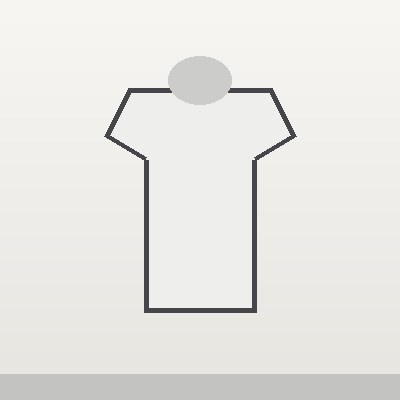
#> input picture samples/photos/s001.jpg, 400 x 400 px
$ python -i fix_colors.py   (imports and definitions only)
#> lines starting #> are read from the running program, lines starting #| are printed output that depends on the picture
# -*- coding: utf-8 -*-
"""用图片主色校正衣橱单品的 color 字段与名字前缀。

背景：电商标题里很多不带颜色词（001_男装夏季新款T恤...），
import_photos.infer 缺省填「黑」，结果 2000 件里大半是黑，
推荐配色直接退化成全黑，也让名字（黑短袖T恤）与实物不符。

做法：抠掉近白背景后取前三个量化色簇的平均色，按 HSV 归到中文色名。
只改 color 与名字前缀，不动 clo/正式度——那两个是文件名规则更靠谱的维度。
"""
import colorsys
import json
import os
import re
import sys
from collections import Counter

from PIL import Image

BASE_DIR = os.path.dirname(os.path.dirname(os.path.abspath(__file__)))
sys.path.insert(0, BASE_DIR)
from tools import import_photos as IP  # noqa: E402

PHOTO_DIR = os.path.join(BASE_DIR, "wardrobe", "photos")


def _bg_colors(im):
    """边缘出现频率 ≥2% 的量化颜色，视为背景候选（渐变底也能覆盖）。"""
    w, h = im.size
    edge = []
    for x in range(w):
        edge.append(im.getpixel((x, 0)))
        edge.append(im.getpixel((x, h - 1)))
    for y in range(h):
        edge.append(im.getpixel((0, y)))
        edge.append(im.getpixel((w - 1, y)))
    c = Counter((p[0] // 24, p[1] // 24, p[2] // 24) for p in edge)
    n = len(edge)
    return {b for b, cnt in c.items() if cnt >= n * 0.02}


def dominant_rgb(path):
    """返回主体主色（单个色簇的均值）；失败返回 None。

    两条实测教训：
    1) 只取一个簇而不是几个簇求平均——粉色 polo 配白领、红鞋配白鞋底时，
       平均会把饱和度稀释成米白／浅灰；
    2) 影棚图不一定纯白底，还有浅灰底、蓝天渐变底。只剔白底会让背景
       反成主色（PUMA 红鞋被判浅灰、深色运动裤被判浅蓝）。
       所以取中心 70% 区域判色，并剔除边缘高频色。
    """
#> called with path = '../samples/photos/s001.jpg'
    try:
        with Image.open(path) as im:
#> im is the input picture: PIL image 400x400 RGB; mean R, G, B 231.6, 230.9, 227.4
            im = im.convert("RGB")
            im.thumbnail((96, 96), Image.LANCZOS)
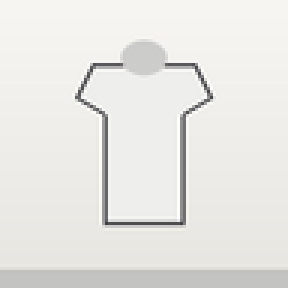
#> im: PIL image 96x96 RGB (shown 3 times larger); mean R, G, B 231.6, 230.9, 227.4
            bg_bins = _bg_colors(im)
#> after the loop in _bg_colors, `for x in range(w):`: edge = 192 items, first 6: (246, 245, 241), (195, 195, 193), (246, 245, 241), (195, 195, 193), (246, 245, 241), (195, 195, 193)
#> after the loop in _bg_colors, `for y in range(h):`: edge = 384 items, first 6: (246, 245, 241), (195, 195, 193), (246, 245, 241), (195, 195, 193), (246, 245, 241), (195, 195, 193)
#> in _bg_colors, `c = Counter((p[0] // 24, p[1] // 24, p[2] // 24) for p in edge)`: c = {(10, 10, 10): 120, (8, 8, 8): 106, (10, 10, 9): 44, (10, 9, 9): 10, (9, 9, 9): 102, (8, 8, 7): 2}
#> in _bg_colors, `n = len(edge)`: n = 384
#> bg_bins = 5 items
            w, h = im.size
#> w = 96; h = 96
            box = (int(w * 0.15), int(h * 0.15), int(w * 0.85), int(h * 0.85))
#> box = (14, 14, 81, 81)
            center = im.crop(box)
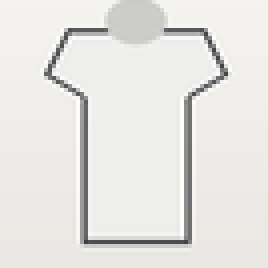
#> center: PIL image 67x67 RGB (shown 4 times larger); mean R, G, B 229.7, 229, 226
            px = list(center.getdata())
#> px = 4489 items, first 6: (244, 243, 239), (244, 243, 239), (244, 243, 239), (244, 243, 239), (244, 243, 239), (244, 243, 239)
    except Exception:
        return None

    fg = [p for p in px
          if (p[0] // 24, p[1] // 24, p[2] // 24) not in bg_bins
          and not (min(p) > 243 and max(p) - min(p) < 8)]
#> fg = 288 items, first 6: (217, 217, 215), (217, 217, 215), (218, 218, 215), (218, 218, 215), (216, 215, 214), (216, 215, 212)
    if len(fg) < len(px) * 0.10:
        fg = px          # 中心几乎全是背景 → 整幅都算（例如商品很小）
#> fg has the same summary as px
    if not fg:
        return None
    bins = Counter((r // 24, g // 24, b // 24) for r, g, b in fg)
#> bins = 20 items
    total = len(fg)
#> total = 4489
    best, best_score = None, -1.0
    for b, cnt in bins.items():
        if cnt < total * 0.06:
            continue
        rr, gg, bb = [(c * 24 + 12) / 255.0 for c in b]
        _h, s, _v = colorsys.rgb_to_hsv(rr, gg, bb)
        score = cnt * (0.35 + s)
        if score > best_score:
            best, best_score = b, score
#> this loop made 20 passes
#> (cnt, rr, gg, bb, s, score, best, best_score) on passes 1, 3: (644, 0.988, 0.988, 0.894, 0.0952, 286.7, (10, 10, 9), 286.7), (2978, 0.894, 0.894, 0.894, 0, 1042.3, (9, 9, 9), 1042.3)
#> (b, cnt) on passes 4 to 9: ((8, 8, 8), 167), ((9, 9, 8), 4), ((9, 8, 8), 2), ((10, 9, 9), 140), ((7, 7, 7), 30), ((3, 3, 3), 60)
#> after the loop, best_score = 1042.3
    if best is None:
        best = bins.most_common(1)[0][0]
    sel = [p for p in fg if (p[0] // 24, p[1] // 24, p[2] // 24) == best]
#> sel = 2978 items, first 6: (228, 229, 226), (229, 228, 227), (231, 231, 228), (231, 231, 228), (227, 226, 223), (227, 226, 225)
    n = len(sel)
#> n = 2978
    return (sum(p[0] for p in sel) / n, sum(p[1] for p in sel) / n, sum(p[2] for p in sel) / n)


# [122 lines left out: functions name_of_color, strip_color, main, not called in this run]


# [2 lines not run here, left out]

>>> result = dominant_rgb('../samples/photos/s001.jpg')
#> result = (236.3, 235.7, 232.4)

$ run again, on samples/photos/s010.jpg
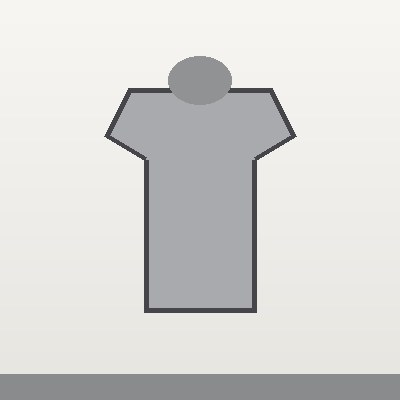
#> input picture samples/photos/s010.jpg, 400 x 400 px
#> in dominant_rgb, im is the input picture: PIL image 400x400 RGB; mean R, G, B 216.2, 215.7, 213.5
#> in dominant_rgb, `im.thumbnail((96, 96), Image.LANCZOS)`:
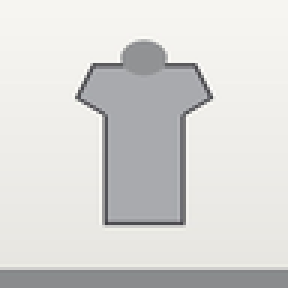
#> im: PIL image 96x96 RGB (shown 3 times larger); mean R, G, B 216.2, 215.7, 213.5
#> after the loop in _bg_colors, `for x in range(w):`: edge = 192 items, first 6: (246, 245, 241), (138, 139, 141), (246, 245, 241), (138, 139, 141), (246, 245, 241), (138, 139, 141)
#> after the loop in _bg_colors, `for y in range(h):`: edge = 384 items, first 6: (246, 245, 241), (138, 139, 141), (246, 245, 241), (138, 139, 141), (246, 245, 241), (138, 139, 141)
#> c = {(10, 10, 10): 120, (5, 5, 5): 108, (10, 10, 9): 44, (10, 9, 9): 10, (9, 9, 9): 100, (8, 8, 8): 2}
#> in _bg_colors, `n = len(edge)`: n = 384
#> bg_bins = 5 items
#> in dominant_rgb, `center = im.crop(box)`:
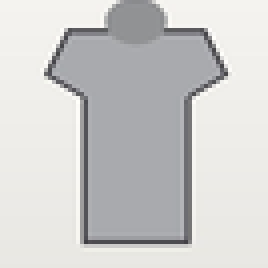
#> center: PIL image 67x67 RGB (shown 4 times larger); mean R, G, B 205.7, 205.4, 204.5
#> px = 4489 items, first 6: (244, 243, 239), (244, 243, 239), (244, 243, 239), (244, 243, 239), (244, 243, 239), (244, 243, 239)
#> fg = 1803 items, first 6: (205, 205, 204), (160, 159, 161), (142, 142, 146), (139, 140, 144), (142, 142, 147), (160, 159, 161)
#> bins = 17 items
#> total = 1803
#> the loop in dominant_rgb, `for b, cnt in bins.items():` made 17 passes
#> (cnt, rr, gg, bb, s, score, best, best_score) on passes 2, 4: (177, 0.612, 0.612, 0.612, 0, 61.95, (6, 6, 6), 61.95), (1317, 0.706, 0.706, 0.706, 0, 460.9, (7, 7, 7), 460.9)
#> after the loop in dominant_rgb, `for b, cnt in bins.items():`: best_score = 460.9
#> sel = 1317 items, first 6: (173, 174, 173), (173, 174, 173), (178, 178, 176), (178, 178, 176), (180, 180, 180), (180, 180, 181)
#> in dominant_rgb, `n = len(sel)`: n = 1317
#> result = (169.7, 170.8, 174.7)
